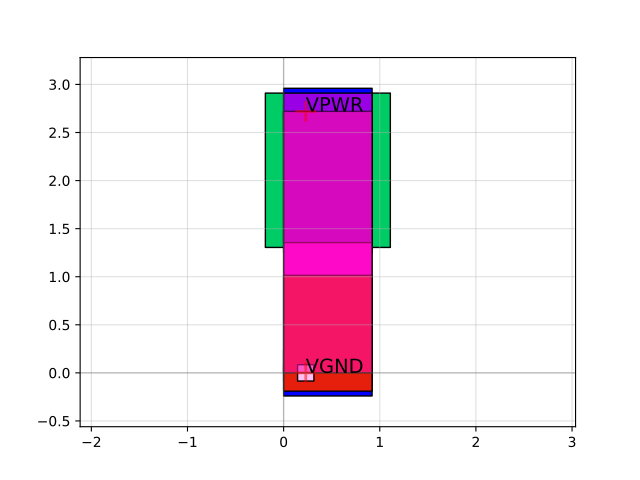

Recreate this plot in Python.
import sky130

c = sky130.components.sky130_fd_sc_hd__diode_2()
c.plot()
